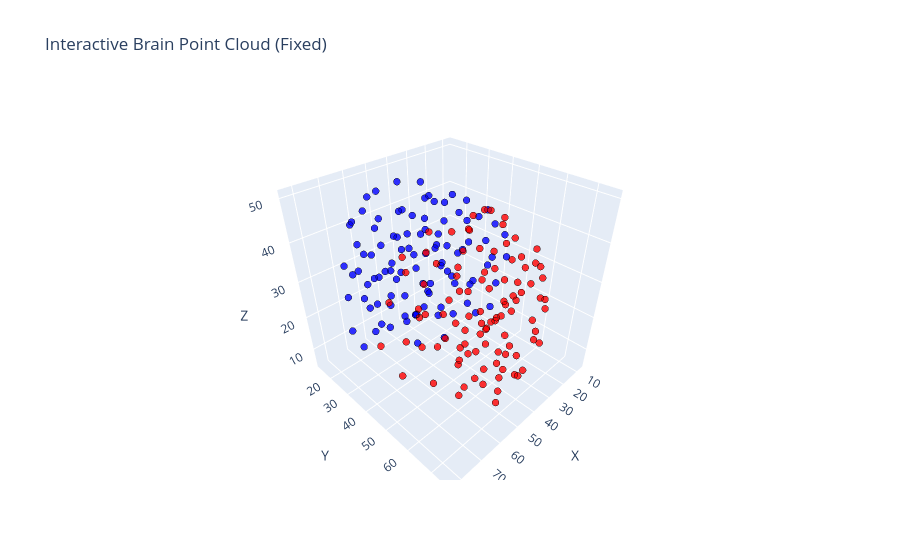

The notebook cell saved with this chart:
### Code cell
pc = data.x
fig = go.Figure(data=[go.Scatter3d(
    x=pc[:,0], y=pc[:,1], z=pc[:,2],
    mode='markers',
    marker=dict(size=4, color=colors, line=dict(width=0.5, color='black'), opacity=0.8),
    name='Left (blue) / Right (red)',
    hovertemplate='<b>Point %{customdata}</b><br>X: %{x:.3f}<br>Y: %{y:.3f}<br>Z: %{z:.3f}<extra></extra>',
    customdata=customdata  # ✅ np.array
)])

fig.update_layout(
    title="Interactive Brain Point Cloud (Fixed)",
    scene=dict(xaxis_title='X', yaxis_title='Y', zaxis_title='Z', aspectmode='cube')
)
fig.show()

### Figure 1 — Plotly figure (JSON) as saved in the notebook; plotly's stock layout.template omitted (floating-point values rounded to 4 significant figures; data arrays with more than 128 entries replaced by an {"elided": "..."} marker saying what was removed)
{"data": [{"customdata": {"elided": "200 int values"}, "hovertemplate": "<b>Point %{customdata}</b><br>X: %{x:.3f}<br>Y: %{y:.3f}<br>Z: %{z:.3f}<extra></extra>", "marker": {"color": {"elided": "200 str values"}, "line": {"color": "black", "width": 0.5}, "opacity": 0.8, "size": 4}, "mode": "markers", "name": "Left (blue) / Right (red)", "type": "scatter3d", "x": {"elided": "200 float values"}, "y": {"elided": "200 float values"}, "z": {"elided": "200 float values"}}], "layout": {"scene": {"aspectmode": "cube", "xaxis": {"title": {"text": "X"}}, "yaxis": {"title": {"text": "Y"}}, "zaxis": {"title": {"text": "Z"}}}, "title": {"text": "Interactive Brain Point Cloud (Fixed)"}}}
